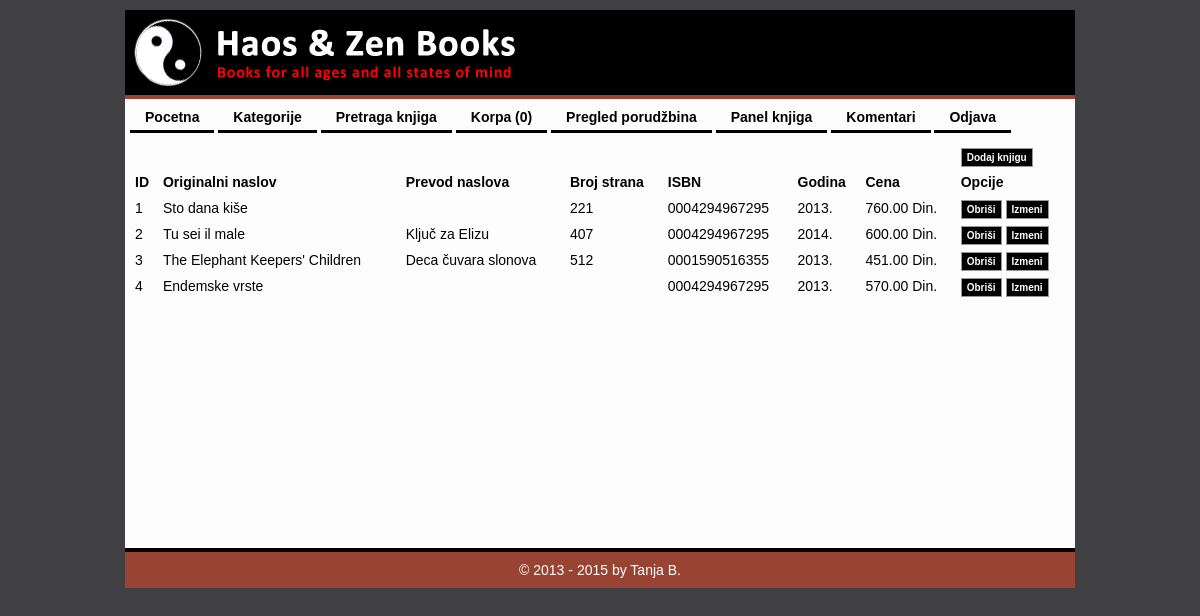
The app's page /HaosZenBooks/index.php?modul=admin (signed in) with its own data.
### tables this page shows
CREATE TABLE `knjiga` (
  `ID` int(8) NOT NULL AUTO_INCREMENT,
  `OriginalniNaslov` varchar(128) NOT NULL,
  `PrevodNaslova` varchar(128) DEFAULT NULL,
  `BrojStrana` int(4) unsigned DEFAULT NULL,
  `ISBN` int(13) unsigned zerofill NOT NULL,
  `Godina` int(4) unsigned NOT NULL,
  `Cena` decimal(10,2) unsigned DEFAULT NULL,
  PRIMARY KEY (`ID`)
);

### HaosZenBooks/index.php (called while the page is built, shortened)
<?php
    include_once 'back/MySQL.php';
    include_once 'back/PrijavaKorisnika.php';
    include_once "back/Modul.php";
    $default_modul  = 'main';
    $default_opcija = 'index';
    $modul = $default_modul;
    $opcija = $default_opcija;
    if ( isset($_GET['modul']) )  $modul  = Funkcije::procistiIme($_GET['modul']);
    $modul::$opcija();

### HaosZenBooks/back/PrijavaKorisnika.php (called while the page is built, shortened)
<?php
    abstract class PrijavaKorisnika extends Helper {
        public static function daLiImaAdminPrivilegije() {
            if ( isset($_SESSION['korisnik']) and isset($_SESSION['korisnik']['AdminPrivilegije']) ) {
                return ($_SESSION['korisnik']['AdminPrivilegije']!=0);
            } else {
                return 0;
            }
        }
    }

### HaosZenBooks/back/MySQL.php (called while the page is built, shortened)
<?php
    abstract class MySQL {
        public static function upitUNiz($mysql_upit) {
            $rezultat = @mysql_query($mysql_upit);
            $niz = array();
            while ( $red = mysql_fetch_assoc($rezultat) ) {
                $niz[] = $red;
            }
            return $niz;
        }
    }

### HaosZenBooks/front/templejti/admin.index.php (the view, shortened to what this page needs)
<table class="table" style="width:100%;">
	<tr>
		<th colspan="7">&nbsp;</th>
		<th>
			<a class="malo-dugme" href="index.php?modul=admin&opcija=dodaj">Dodaj knjigu</a>
		</th>
	</tr>
    <tr>
        <th>ID</th>
        <th>Originalni naslov</th>
        <th>Prevod naslova</th>
        <th>Broj strana</th>
        <th>ISBN</th>
        <th>Godina</th>
        <th>Cena</th>
        <th>Opcije</th>
    </tr>
    <?php foreach ( $knjige as $knjiga ): ?>
        <tr>
            <td valign="top"><?php echo htmlspecialchars($knjiga['ID']); ?></td>
            <td valign="top"><?php echo htmlspecialchars($knjiga['OriginalniNaslov']); ?></td>
            <td valign="top"><?php echo htmlspecialchars($knjiga['PrevodNaslova']); ?></td>
            <td valign="top"><?php echo htmlspecialchars($knjiga['BrojStrana']); ?></td>
            <td valign="top"><?php echo htmlspecialchars($knjiga['ISBN']); ?></td>
            <td valign="top"><?php echo htmlspecialchars($knjiga['Godina']); ?>.</td>
            <td valign="top"><?php echo htmlspecialchars($knjiga['Cena']); ?> Din.</td>
			<td valign="top">
				<a class="malo-dugme" href="index.php?modul=admin&opcija=obrisi&Knjiga_ID=<?php echo $knjiga['ID']; ?>" onclick="return confirm('Da li ste sigurni?');">Obriši</a>
				<a class="malo-dugme" href="index.php?modul=admin&opcija=izmeni&Knjiga_ID=<?php echo $knjiga['ID']; ?>">Izmeni</a>
			</td>
        </tr>
    <?php endforeach; ?>
</table>

### records on screen
knjiga: ID "1", OriginalniNaslov "Sto dana kiše", BrojStrana "221", ISBN "0004294967295", Godina "2013", Cena "760.00"
knjiga: ID "2", OriginalniNaslov "Tu sei il male", PrevodNaslova "Ključ za Elizu", BrojStrana "407", ISBN "0004294967295", Godina "2014", Cena "600.00"
knjiga: ID "3", OriginalniNaslov "The Elephant Keepers' Children", PrevodNaslova "Deca čuvara slonova", BrojStrana "512", ISBN "0001590516355", Godina "2013", Cena "451.00"
knjiga: ID "4", OriginalniNaslov "Endemske vrste", ISBN "0004294967295", Godina "2013", Cena "570.00"

### other values on screen
$stavka[1] "Pocetna"
$stavka[1] "Kategorije"
$stavka[1] "Pretraga knjiga"
$stavka[1] "Korpa (0)"
$stavka[1] "Pregled porudžbina"
$stavka[1] "Panel knjiga"
$stavka[1] "Komentari"
$stavka[1] "Odjava"
$napravljeno "2013"
